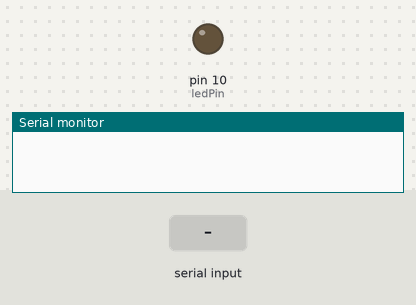
Bench run of a sketch on a simulated Arduino Uno, built with avr-gcc and run on an emulated ATmega328P. On the bench: output pins drawn as LEDs (lit = HIGH), the last lines printed to the serial monitor. Inputs (shaded band) come from the test bench.

Above: at 1.2 s.
1.3 s: "1" received over Serial
At 2.2 s:
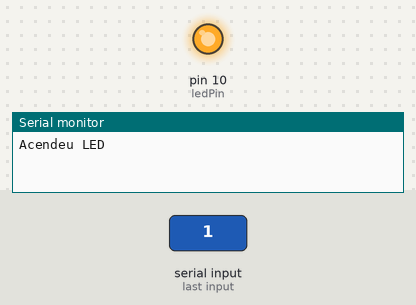
2.8 s: "2" received over Serial
At 3.4 s:
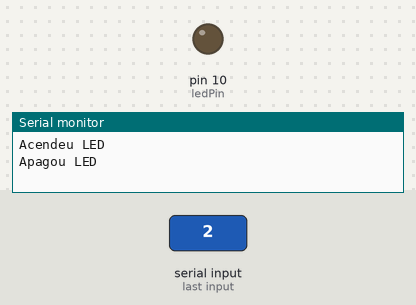
Timing chart, 0 to 5.8 s (numbered marks = the images above; inputs shaded):
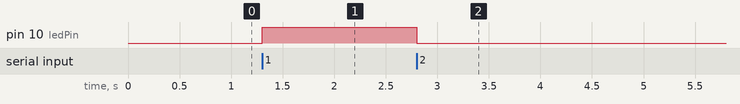

The sketch:

arduinoLedSerial.ino
```cpp
/*
 * Area da constante
 */
const int ledPin = 10;

void setup() {
  pinMode(ledPin,OUTPUT);
  Serial.begin(115200);
}

void loop() {
  /*
   * Verifica se a Porta Serial está disponível
   */
  if(Serial.available()){
    /*
     * Faz a leitura do inteiro vindo da Porta Serial e passa
     * para a função acendeOuApagaLed
     */
     acendeOuApagaLed(Serial.read());
  }
  delay(100);
}

void acendeOuApagaLed(char n){
  switch(n){
    case '1':
    digitalWrite(ledPin,HIGH);
    Serial.println("Acendeu LED");
    break;
    case '2':
    digitalWrite(ledPin,LOW);
    Serial.println("Apagou LED");
    break;
    default:
    digitalWrite(ledPin,LOW);
    Serial.println("Dado invalido");
    break;
  }
}
```

Measured:
- after the input at 1.3 s, pin 10 (ledPin): LOW → HIGH at once
- after the input at 2.8 s, pin 10 (ledPin): HIGH → LOW at once
